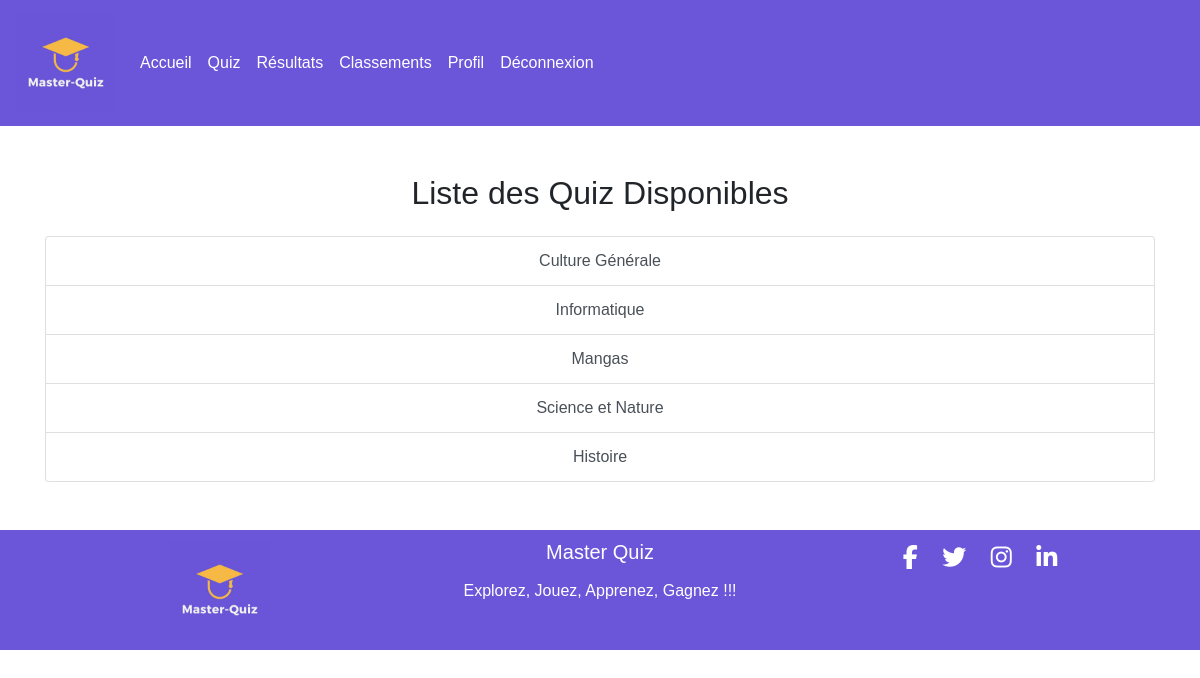
The app's page /quiz.php (signed in) with its own data.
### tables this page shows
CREATE TABLE `quiz` (
  `id_quiz` int(11) NOT NULL,
  `nom_quiz` varchar(50) NOT NULL
);

### quiz.php (the view, shortened to what this page needs)
<!DOCTYPE html>
<html lang="fr">
<head>
    <link rel="stylesheet" href="https://stackpath.bootstrapcdn.com/bootstrap/4.5.2/css/bootstrap.min.css">
    <link href="https://cdnjs.cloudflare.com/ajax/libs/font-awesome/5.15.1/css/all.min.css" rel="stylesheet">
    <link rel="stylesheet" href="style.css">
</head>
<body>
    <?php
    include 'Composants/navbar.php';
    ?>
    <?php
    require_once 'modele/database.php';
    try {
        $sql = "SELECT id_quiz, nom_quiz FROM Quiz";
        $stmt = $conn->prepare($sql);
        $stmt->execute();
        $quizzes = $stmt->fetchAll();
    } catch (PDOException $e) {
        die ("ERROR: Could not connect. " . $e->getMessage());
    }
    ?>
    <main class="container mt-5 mb-5">
        <h2 class="mb-4 text-center">Liste des Quiz Disponibles</h2>
        <card class="list-group text-center">
            <?php foreach ($quizzes as $quiz): ?>
                <a href="lancer_quiz.php?id=<?php echo $quiz['id_quiz']; ?>" class="list-group-item list-group-item-action">
                    <?php echo htmlspecialchars($quiz['nom_quiz']); ?>
                </a>
            <?php endforeach; ?>
        </card>
    </main>
    <?php
    include 'Composants/footer.php';
    ?>
</body>
</html>

### style.css (style rules this page uses)
body { margin: 0; font-family: Arial, sans-serif; min-height: 100vh; }
main { padding-right: 10%; padding-left: 10%; }

### records on screen
quiz: nom_quiz "Culture Générale"
quiz: nom_quiz "Informatique"
quiz: nom_quiz "Mangas"
quiz: nom_quiz "Science et Nature"
quiz: nom_quiz "Histoire"
